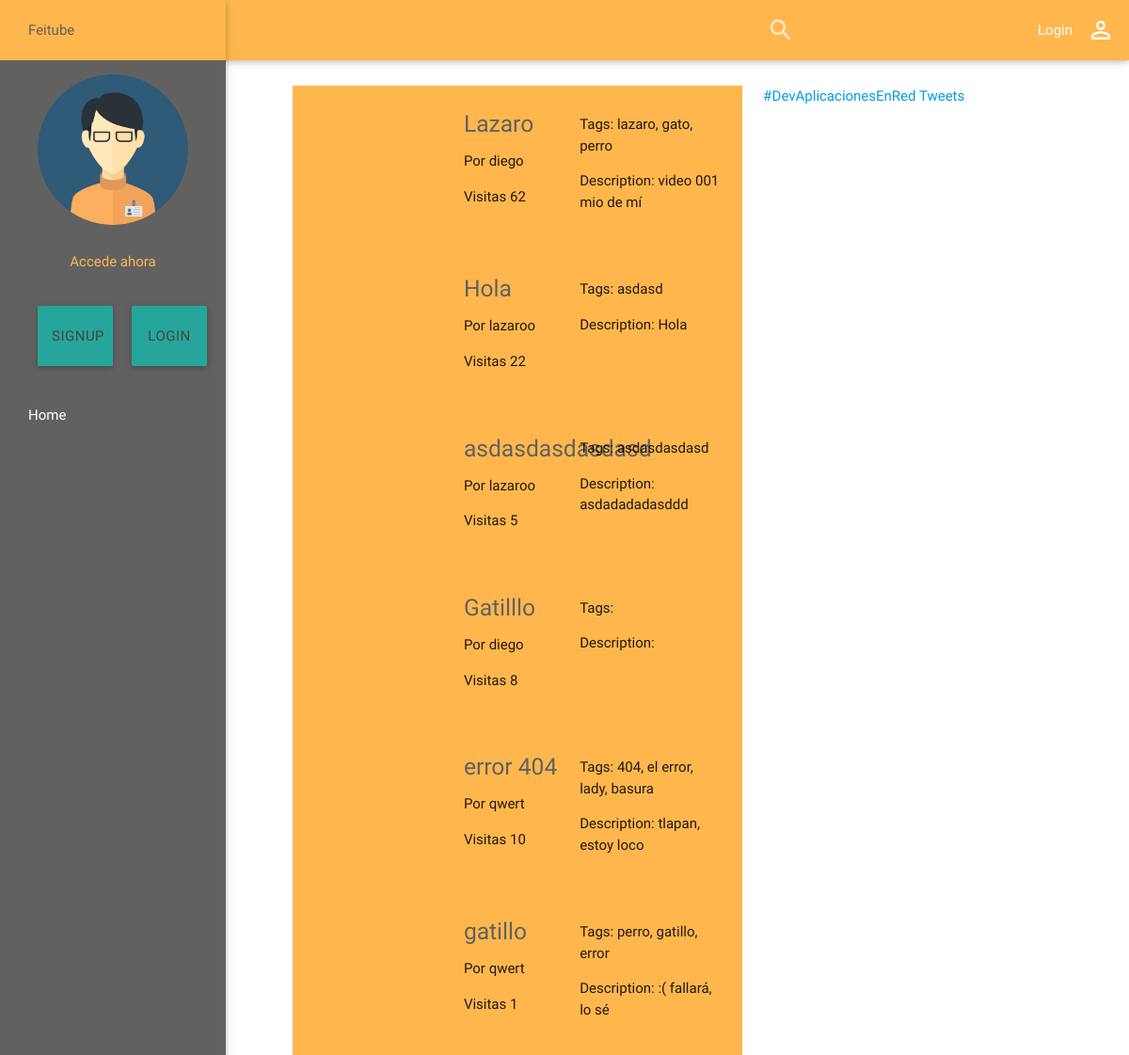
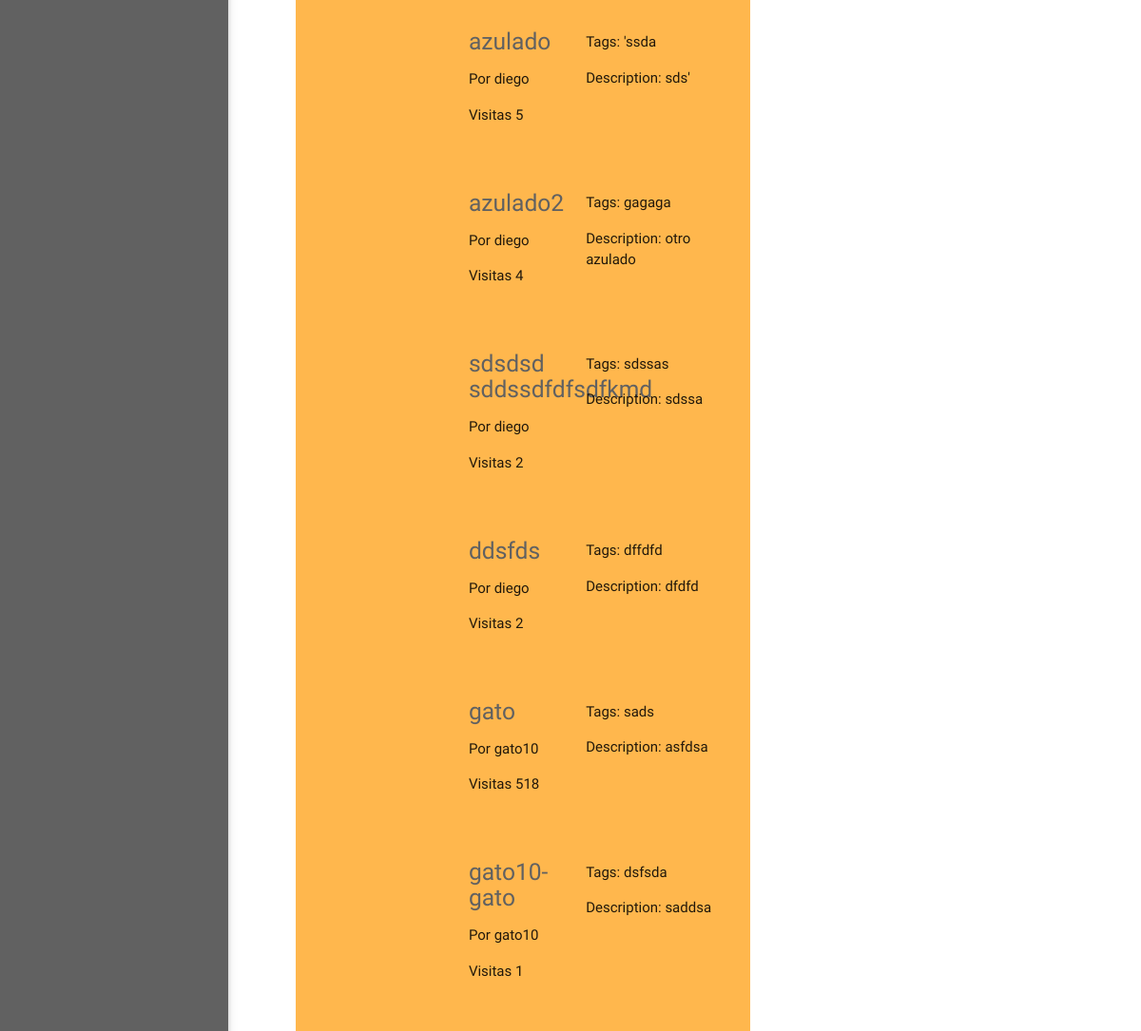
The app's page / (upper part), older data (2 pictures, top to bottom).
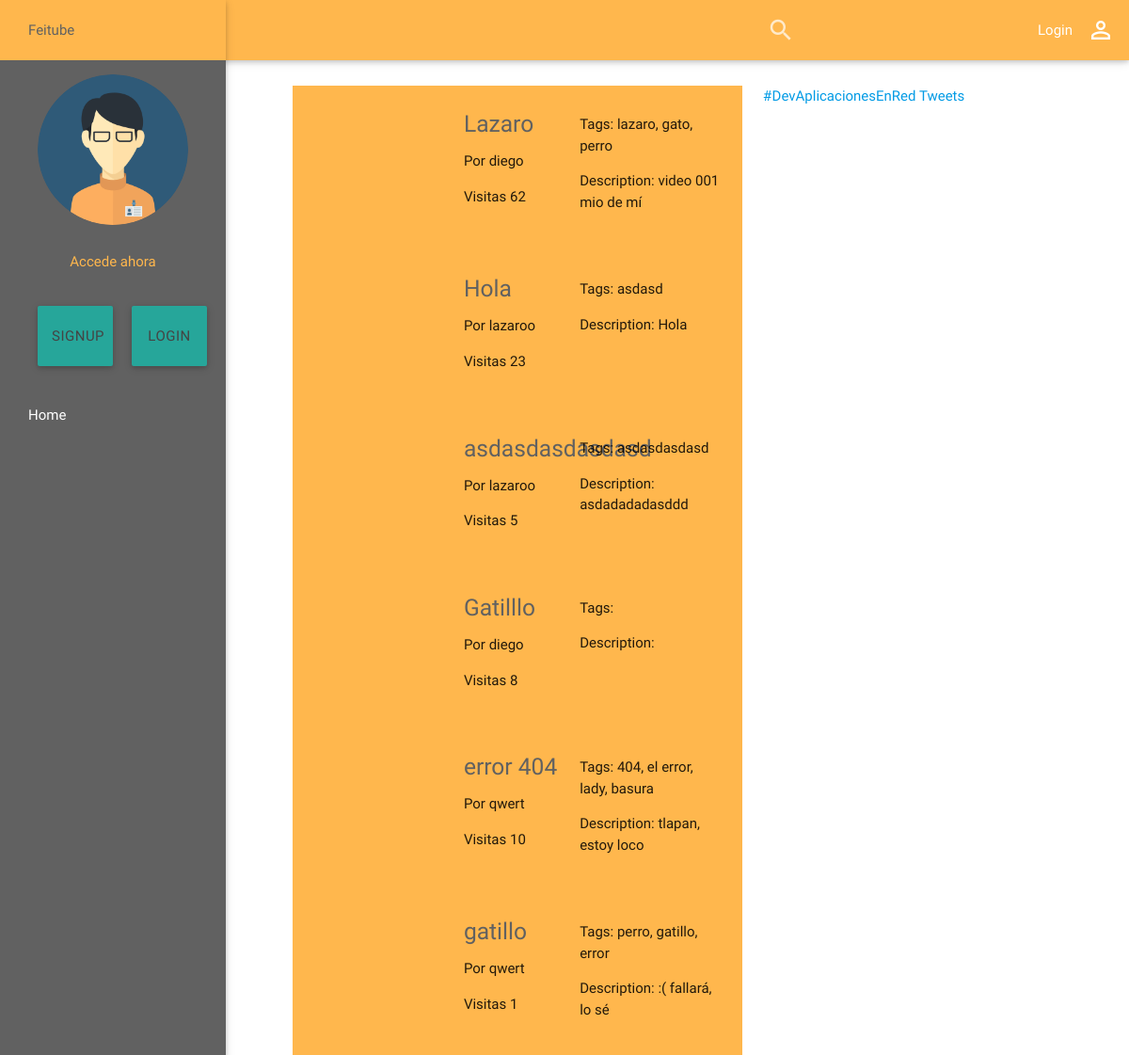
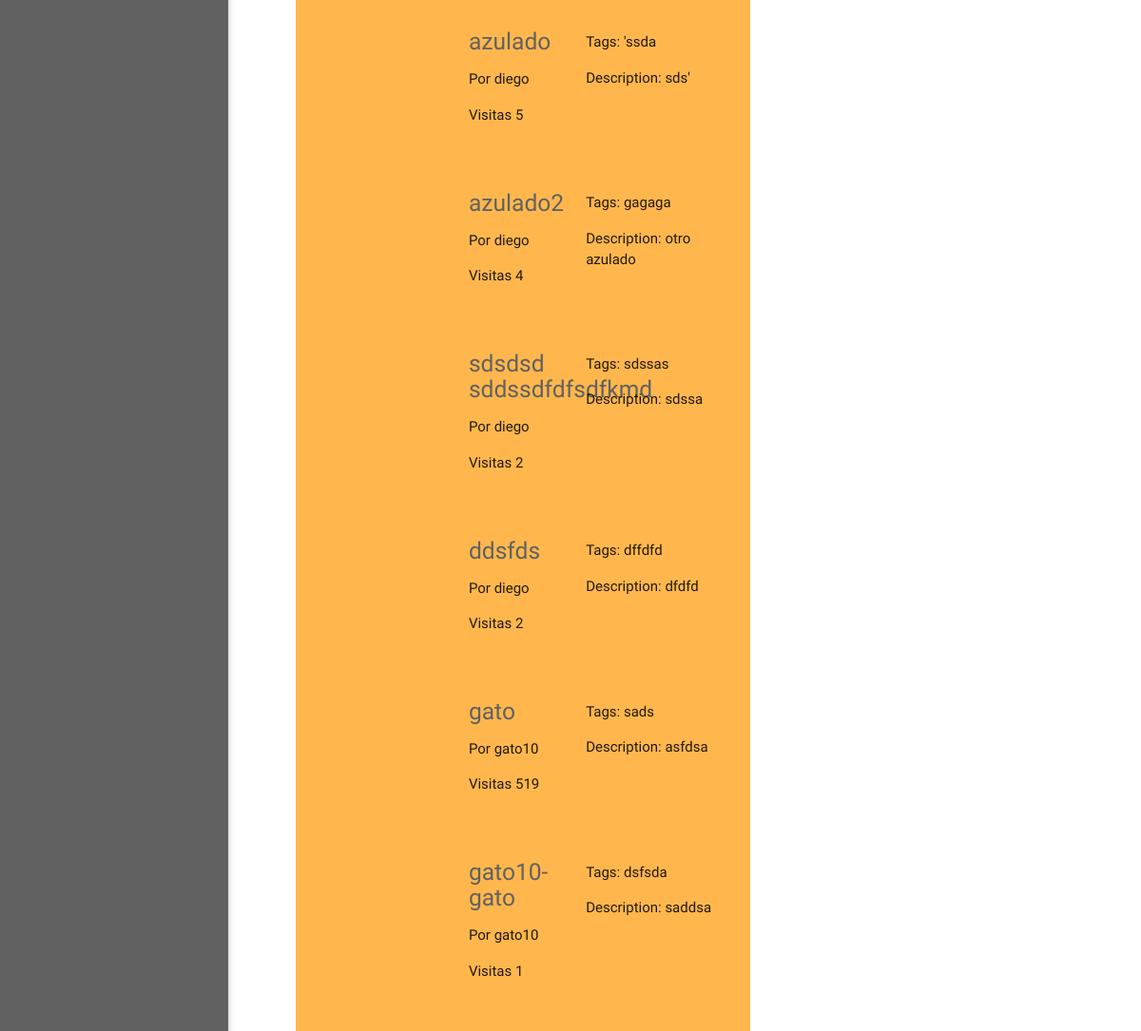
The same page, newer data (2 pictures, top to bottom).
### apps/feitube/models.py (models this page shows, shortened)
class Video(models.Model):
    title = models.CharField('Título', max_length=255)
    tags = models.CharField('Tags', max_length=255)
    description = models.TextField ('Descripción')
    path = models.FileField(upload_to=get_file_path_videos)
    generic_path = models.CharField('Ruta genérica', max_length=255)
    views = models.IntegerField ('Visitas', blank=True, null=True)
    uploaded = models.DateTimeField(auto_now_add=True)
    profile = models.ForeignKey(Profile, verbose_name='Usuario', related_name='videos', blank=True, null=True)
    favs_count = models.IntegerField ('Cantidad de favoritos', blank=True, null=True)
    favs = models.ManyToManyField(Profile, verbose_name='Favoritos', related_name='videos_fav', blank=True)
    rates_count = models.IntegerField('Total de calificaciones', blank=True, null=True)
    rates_sum = models.IntegerField('Suma total de calificaciones', blank=True, null=True)
    rates = models.ManyToManyField(Profile, verbose_name='Calificaciones', through="Rate",
    						through_fields=('video', 'profile'), related_name='videos_rate')
    comments = models.ManyToManyField(Profile, verbose_name='Comentarios', through="Comment",
    						through_fields=('video', 'profile'), related_name='videos_comment')
    slug = models.SlugField(max_length=255, unique=True, blank=True, null=True)
    class Meta:
        verbose_name = 'Video'
        verbose_name_plural = 'Videos'

class Profile(models.Model):
    user = models.OneToOneField(User)
    facebook = models.URLField('Facebook', max_length=255, blank=True, null=True, default='http://localhost:8000')
    twitter = models.URLField('Twitter', max_length=255, blank=True, null=True, default='http://localhost:8000')
    instagram = models.URLField('Instagram', max_length=255, blank=True, null=True, default='http://localhost:8000')
    google = models.URLField('Google +', max_length=255, blank=True, null=True, default='http://localhost:8000')
    profile_picture = models.FileField(upload_to=get_file_path_profiles, blank=True, null=True)
    cover_picture = models.FileField(upload_to=get_file_path_covers, blank=True, null=True)
    slug = models.SlugField(max_length=255, unique=True, blank=True, null=True)
    class Meta:
        verbose_name = 'Perfil'
        verbose_name_plural = 'Perfiles'

### apps/feitube/views.py (the view)
# urls.py: url(r'^$', 					'index', 				name='index'),
def index(request):
	videos = Video.objects.all()
	context = { 'videos': videos }
	return render(request, 'index.html', context)

### apps/feitube/templates/index.html (shortened to what this page needs)
{% extends 'base.html' %}
{% load static from static %}
{% block content %}
	<div class="col s12 m8 l5 offset-l3">
		<div class="orange lighten-2 section">
			{% for video in videos %}
				<div class="row">
					<div class="col s12 m4">
						<a href="{% url "video" video.slug %}" title="">
							<video height="auto" width="auto" class="responsive-video">
								<source src="{{ video.generic_path }}.mp4" type='video/mp4'>
								<source src="{{ video.generic_path }}.webm" type='video/webm'>
								<source src="{{ video.generic_path }}.ogv" type='video/ogg'>
							</video>
						</a>
					</div>
					<div class="col s12 m8">
						<div class="row">
							<div class="col s12 m5">
								<a class="grey-text text-darken-2" href="{% url "video" video.slug %}" title=""><h5>{{ video.title }}</h5></a>
								<p>Por {{ video.profile.user.get_username }}</p>
								<p>Visitas {{ video.views }}</p>
							</div>
							<div class="col s12 m7">
								<p>Tags: {{ video.tags }}</p>
								<p>Description: {{ video.description }}</p>
							</div>
						</div>
					</div>
				</div>
			{% endfor %}
		</div>
	</div>
{% endblock %}

Row changes from the older to the newer data that the page shows:
changed Video "Hola": views "22" → "23"
changed Video "gato": views "518" → "519"
